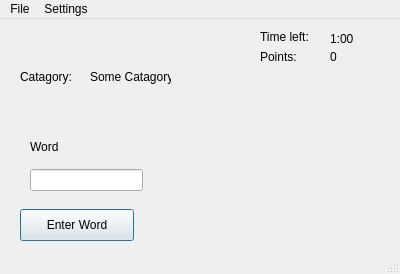
<?xml version="1.0" encoding="UTF-8"?>
<ui version="4.0">
 <class>MainWindow</class>
 <widget class="QMainWindow" name="MainWindow">
  <property name="geometry">
   <rect>
    <x>0</x>
    <y>0</y>
    <width>400</width>
    <height>274</height>
   </rect>
  </property>
  <property name="windowTitle">
   <string>MainWindow</string>
  </property>
  <widget class="QWidget" name="centralWidget">
   <widget class="QPushButton" name="confirmInput">
    <property name="geometry">
     <rect>
      <x>20</x>
      <y>190</y>
      <width>114</width>
      <height>32</height>
     </rect>
    </property>
    <property name="text">
     <string>Enter Word</string>
    </property>
    <property name="default">
     <bool>true</bool>
    </property>
   </widget>
   <widget class="QLineEdit" name="inputTextArea">
    <property name="geometry">
     <rect>
      <x>30</x>
      <y>150</y>
      <width>113</width>
      <height>22</height>
     </rect>
    </property>
    <property name="frame">
     <bool>true</bool>
    </property>
   </widget>
   <widget class="QLabel" name="displayedWord">
    <property name="geometry">
     <rect>
      <x>30</x>
      <y>120</y>
      <width>111</width>
      <height>16</height>
     </rect>
    </property>
    <property name="text">
     <string>Word</string>
    </property>
   </widget>
   <widget class="QLabel" name="pointsLabel">
    <property name="geometry">
     <rect>
      <x>260</x>
      <y>30</y>
      <width>62</width>
      <height>16</height>
     </rect>
    </property>
    <property name="text">
     <string>Points:</string>
    </property>
   </widget>
   <widget class="QLabel" name="timeLeftLabel">
    <property name="geometry">
     <rect>
      <x>260</x>
      <y>10</y>
      <width>62</width>
      <height>16</height>
     </rect>
    </property>
    <property name="text">
     <string>Time left:</string>
    </property>
   </widget>
   <widget class="QLabel" name="timeLabel">
    <property name="geometry">
     <rect>
      <x>330</x>
      <y>10</y>
      <width>41</width>
      <height>20</height>
     </rect>
    </property>
    <property name="text">
     <string>1:00</string>
    </property>
   </widget>
   <widget class="QLabel" name="totalPointsLabel">
    <property name="geometry">
     <rect>
      <x>330</x>
      <y>30</y>
      <width>62</width>
      <height>16</height>
     </rect>
    </property>
    <property name="text">
     <string>0</string>
    </property>
   </widget>
   <widget class="QLabel" name="label">
    <property name="geometry">
     <rect>
      <x>20</x>
      <y>50</y>
      <width>62</width>
      <height>16</height>
     </rect>
    </property>
    <property name="text">
     <string>Catagory:</string>
    </property>
   </widget>
   <widget class="QLabel" name="categoryLabel">
    <property name="geometry">
     <rect>
      <x>90</x>
      <y>50</y>
      <width>81</width>
      <height>16</height>
     </rect>
    </property>
    <property name="text">
     <string>Some Catagory...</string>
    </property>
   </widget>
  </widget>
  <widget class="QMenuBar" name="menuBar">
   <property name="geometry">
    <rect>
     <x>0</x>
     <y>0</y>
     <width>400</width>
     <height>22</height>
    </rect>
   </property>
   <widget class="QMenu" name="menuFile">
    <property name="title">
     <string>File</string>
    </property>
    <addaction name="actionQuit"/>
   </widget>
   <widget class="QMenu" name="menuOther">
    <property name="title">
     <string>Settings</string>
    </property>
    <addaction name="adminModeAction"/>
   </widget>
   <addaction name="menuFile"/>
   <addaction name="menuOther"/>
  </widget>
  <widget class="QStatusBar" name="statusBar"/>
  <action name="actionQuit">
   <property name="text">
    <string>Quit</string>
   </property>
  </action>
  <action name="adminModeAction">
   <property name="text">
    <string>Admin...</string>
   </property>
  </action>
 </widget>
 <layoutdefault spacing="6" margin="11"/>
 <resources/>
 <connections>
  <connection>
   <sender>confirmInput</sender>
   <signal>clicked()</signal>
   <receiver>MainWindow</receiver>
   <slot>buttonClicked()</slot>
   <hints>
    <hint type="sourcelabel">
     <x>107</x>
     <y>238</y>
    </hint>
    <hint type="destinationlabel">
     <x>169</x>
     <y>256</y>
    </hint>
   </hints>
  </connection>
 </connections>
 <slots>
  <slot>buttonClicked()</slot>
 </slots>
</ui>
